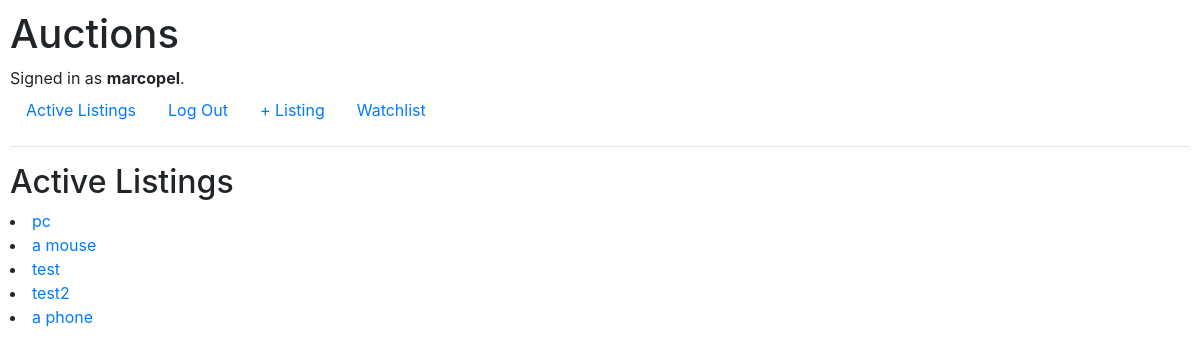
The page / (signed in) on the database its author committed.
### auctions/models.py (models this page shows, shortened)
class User(AbstractUser):
    pass

class AuctionListing(models.Model):
    product = models.CharField(max_length=255)
    description = models.TextField(default="none")
    category = models.CharField(max_length=255)
    initial_price = models.PositiveIntegerField(default=0)
    sold = models.BooleanField(default=False)
    user = models.ForeignKey(User, on_delete=models.CASCADE)

### auctions/views.py (the view)
# urls.py: path("", views.index, name="index"),
def index(request):
    user = request.user
    auction_listing_objects = AuctionListing.objects.all()
    context = {"products": auction_listing_objects}
    return render(request, "auctions/index.html", context)

### auctions/templates/auctions/index.html
{% extends "auctions/layout.html" %}
{% block body %}
    <h2>Active Listings</h2>
    {% for listing in products %}
        <li><a href="{% url 'listing_detail' listing.id %}">{{ listing.product }}</a> </li>
    {% endfor %}
{% endblock body%}

### auctions/templates/auctions/layout.html (shortened to what this page needs)
{% load static %}
<!DOCTYPE html>
<html lang="en">
    <head>
        <link rel="stylesheet" href="https://stackpath.bootstrapcdn.com/bootstrap/4.4.1/css/bootstrap.min.css">
        <link href="{% static 'auctions/styles.css' %}" rel="stylesheet">
    </head>
    <body>
        <h1>Auctions</h1>
        <div>
            {% if user.is_authenticated %}
                Signed in as <strong>{{ user.username }}</strong>.
            {% else %}
                Not signed in.
            {% endif %}
        </div>
        <ul class="nav">
            <li class="nav-item">
                <a class="nav-link" href="{% url 'index' %}">Active Listings</a>
            </li>
            {% if user.is_authenticated %}
                <li class="nav-item">
                    <a class="nav-link" href="{% url 'logout' %}">Log Out</a>
                </li>
                <li class="nav-item">
                    <a class="nav-link" href="{% url 'listing_add' %}">+ Listing</a>
                </li>
                <li class="nav-item">
                    <a class="nav-link" href="{% url 'wishlist' %}">Watchlist</a>
                </li>
            {% endif %}
        </ul>
        <hr>
        {% block body %}
        {% endblock %}
    </body>
</html>

### auctions/static/auctions/styles.css (style rules this page uses)
body { padding: 10px; }

### rows shown on the page
User: username "marcopel"
AuctionListing: product "pc"
AuctionListing: product "a mouse"
AuctionListing: product "test"
AuctionListing: product "test2"
AuctionListing: product "a phone"
